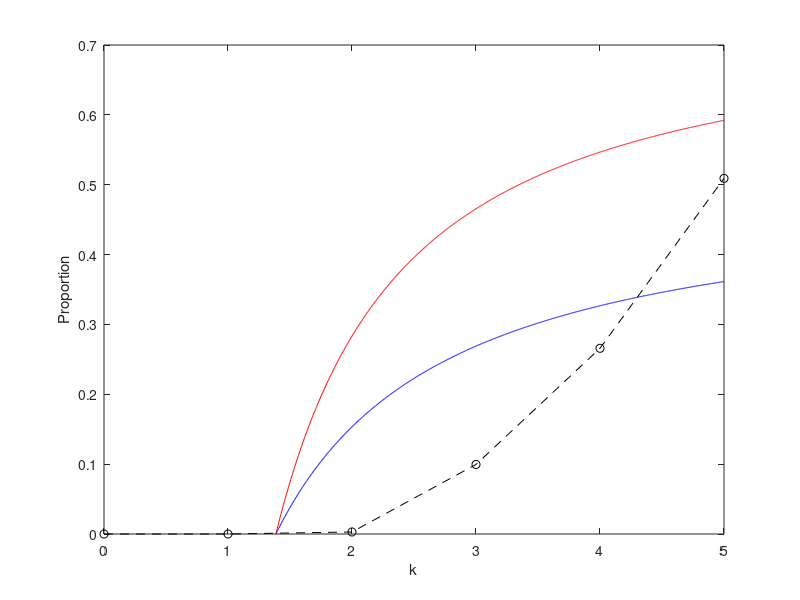
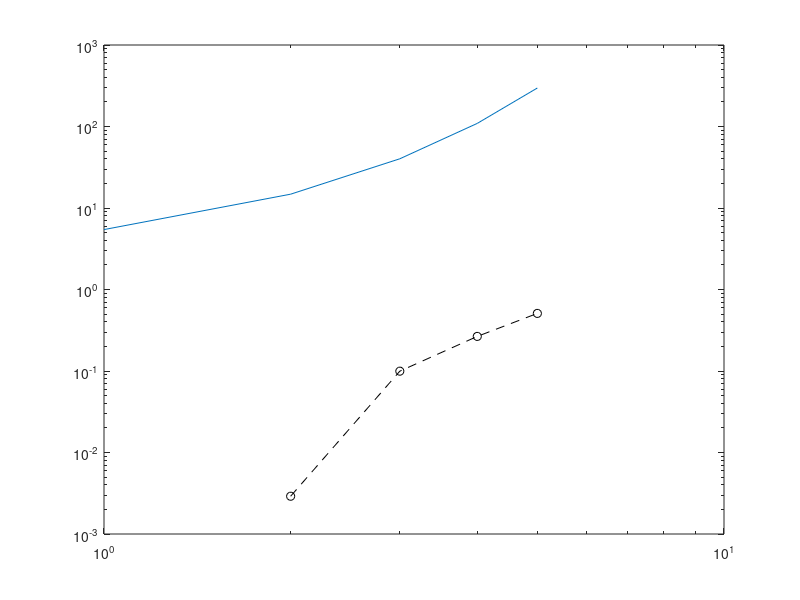

Recreate these plots in MATLAB, in order.
p=0.2;
xi = log((1-p)/p);

k= linspace(xi, 5, 1000);

prob1= (1-xi./k)/2;

prob2 = 1-((1 + xi./k).^2)/4;

prob3=[0, 1, 2, 3, 4, 5];

prob4=[ 0, 0, 1/344, 42/422, 21/79, 84/165];
   
plot(k, prob1, 'b', k, prob2 , 'r');
hold on;
plot(prob3, prob4 ,'k--', 'Marker','o');

xlabel('k');
ylabel('Proportion');

figure 
loglog(prob3, prob4 ,'k--', 'Marker','o');
hold on;
loglog(prob3, 2*exp(prob3));